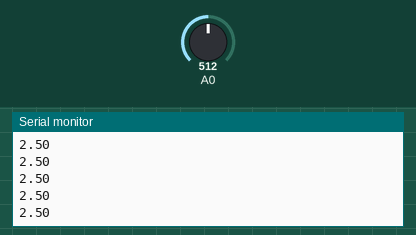
Simulated run of this sketch. Board: Arduino Uno, built with avr-gcc and run on an emulated ATmega328P. Shown: the last lines printed to the serial monitor. The test bench sets the inputs (shaded band); at power-on: A0 = 512.

Above: at 1.2 s.
1.3 s: A0 set to 716
At 2.0 s:
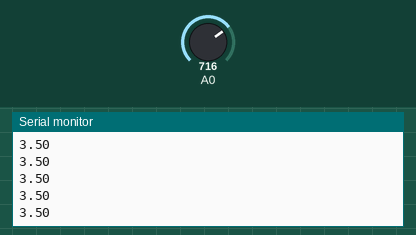
2.8 s: A0 set to 900
At 3.6 s:
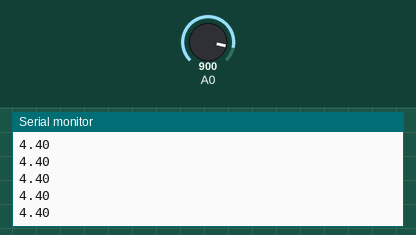
Timing chart, 0 to 5.8 s (numbered marks = the images above; inputs shaded):
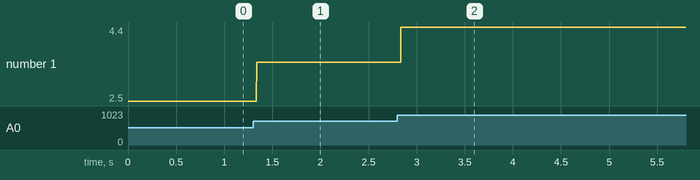

The sketch:

Arduinoscope.ino
```cpp
void setup() {
  Serial.begin(19200);
}

void loop() {
    float val = analogRead(A0) * (5.0 / 1023.0);
    Serial.println(val);
}
```

Measured:
- after the input at 1.3 s, the serial monitor: prints a new line at once (image 1)
- after the input at 2.8 s, the serial monitor: prints a new line at once (image 2)
- plotted number 1: 2.5 → 3.5 after the input at 1.3 s, 3.5 → 4.4 after the input at 2.8 s
